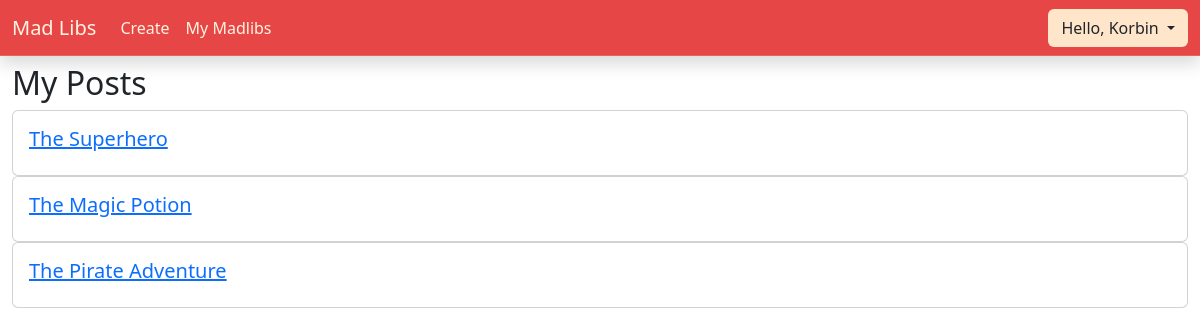
The page /story/users/admin/posts/ (signed in) on the database its author committed.
### stories/models.py (models this page shows, shortened)
class Story(models.Model):
    title = models.CharField(max_length=64)
    story = models.TextField(max_length=1024)
    author = models.ForeignKey(settings.AUTH_USER_MODEL, on_delete=models.CASCADE) # Store the users info
    objects = StoryManager()

### stories/views.py (the view)
# urls.py: path('story/users/<str:username>/posts/', user_posts_view, name='mablibs'), # Display a list of users posts
def user_posts_view(request, username, *args, **kwargs):
    my_context = {
        "stories": Story.objects.filter(author=request.user),
        "site_title": "My Posts"
    }
    return render(request, "users/user_posts.html", my_context) # return an html template

### stories/templates/users/user_posts.html
{% extends 'base.html' %}
{% block content %}
{% load static %}
<h2>My Posts</h2>
{% for story in stories %}
<div class="card">
    <div class="card-body">
        <h5 class="card-title"><a href="{% url 'mablibs_edit' request.user.username story.id %}">{{story.title}}</a></h5>
    </div>
</div>
{% endfor %}
{% endblock %}

### templates/navbar.html (shortened to what this page needs)
<nav class="container-xxl navbar navbar-expand-sm">
  <div class="container-fluid">
    <a class="navbar-brand py-1 bd-navbar-link" href="{% url 'home' %}">Mad Libs</a>
    <div class="collapse navbar-collapse" id="navbarCollapsable">
      <ul class="navbar-nav navbar-left me-auto mb-2 mb-sm-0">
        {% if user.is_authenticated %}
        <li class="nav-item">
          <a class="nav-link bd-navbar-link" href="{% url 'mablibs_create' %}">Create</a>
        </li>
        <li class="nav-item">
          <a class="nav-link bd-navbar-link" href="{% url 'mablibs' request.user.username %}">My Madlibs</a>
        </li>
        {% endif %}
      </ul>
      <ul class="navbar-nav navbar-right ms-auto mb-2 mb-sm-0">
        {% if not user.is_authenticated %}
        <li class="nav-item">
          <a class="nav-link btn bd-btn-secondary" href="{% url 'users:login' %}">Login / Register</a>
        </li>
        {% else %}
        <li class="nav-item">
          <div class="btn-group">
            <button type="button" class="dropdown-toggle btn bd-btn-secondary" data-bs-toggle="dropdown" data-bs-target="#dropdown-profile" aria-expanded="false">
              Hello,
              {{ user.username }}
            </button>
          </div>
        </li>
        {% endif %}
      </ul>
    </div>
  </div>
</nav>

### static/styles/style.css (style rules this page uses)
:root { --white: #FFF3E2; --cream: rgb(255, 229, 202); --pink: #FA9884; --red: #E74646; }
a.bd-navbar-link { color: var(--white); }
button.bd-btn-secondary { background-color: var(--cream); }

### rows shown on the page
Story: title "The Superhero"
Story: title "The Magic Potion"
Story: title "The Pirate Adventure"

### other values the page prints
{{ user.username }} "Korbin"
